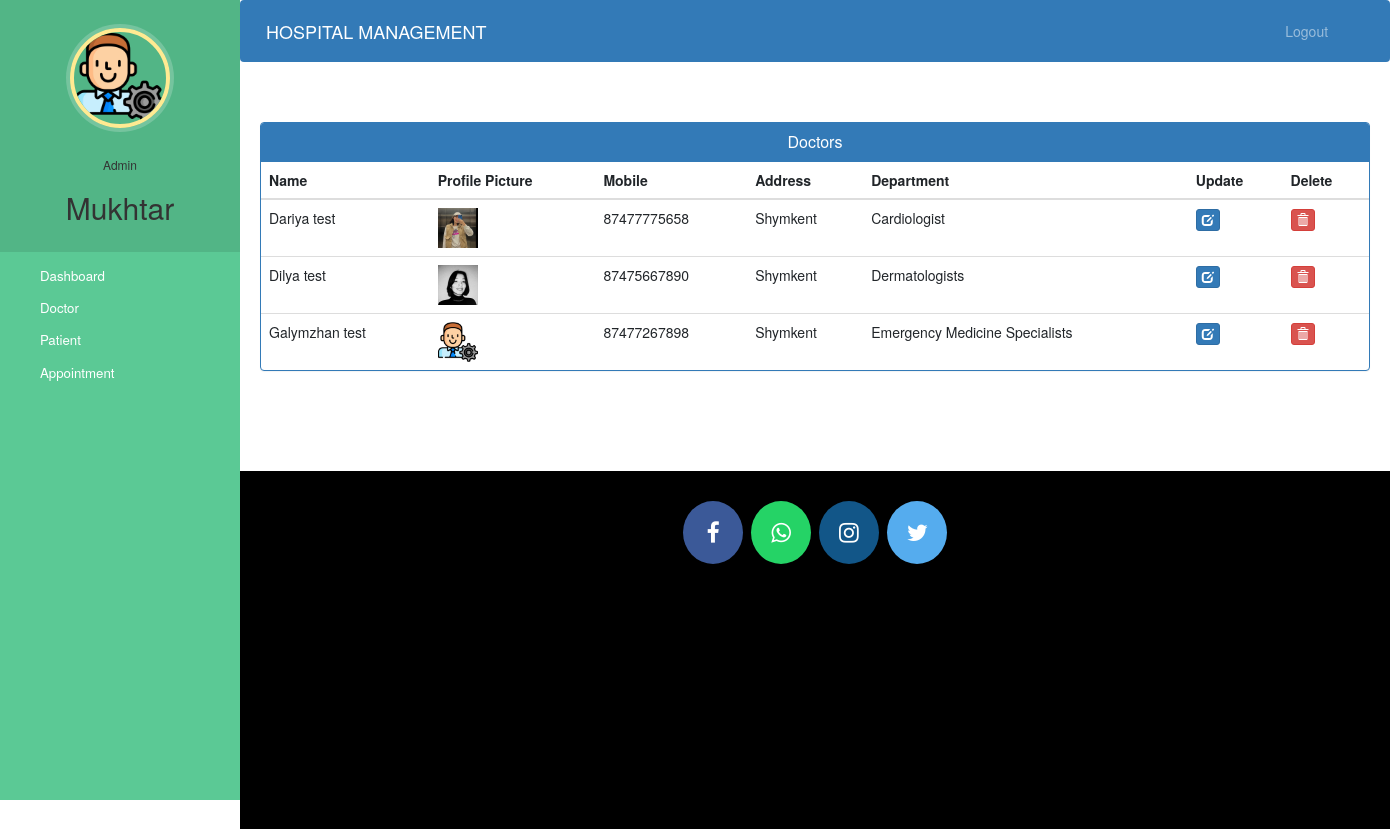
The app's page /admin-view-doctor (signed in) with its own data.
### hospital/models.py (models this page shows, shortened)
class Doctor(models.Model):
    user=models.OneToOneField(User,on_delete=models.CASCADE)
    profile_pic= models.ImageField(upload_to='profile_pic/DoctorProfilePic/',null=True,blank=True)
    address = models.CharField(max_length=40)
    mobile = models.CharField(max_length=20,null=True)
    department= models.CharField(max_length=50,choices=departments,default='Cardiologist')
    status=models.BooleanField(default=False)
    @property
    def get_name(self):
        return self.user.first_name+" "+self.user.last_name

### hospital/views.py (the view)
# urls.py: path('admin-view-doctor', views.admin_view_doctor_view,name='admin-view-doctor'),
@login_required(login_url='adminlogin')
@user_passes_test(is_admin)
def admin_view_doctor_view(request):
    doctors=models.Doctor.objects.all().filter(status=True)
    return render(request,'hospital/admin_view_doctor.html',{'doctors':doctors})

### hospital/views.py (called while the page is built)
def is_admin(user):
    return user.groups.filter(name='ADMIN').exists()

### templates/hospital/admin_view_doctor.html (shortened to what this page needs)
{% extends 'hospital/admin_base.html' %}
{% block content %}
{%load static%}
<head>
  <link href="//netdna.bootstrapcdn.com/bootstrap/3.0.0/css/bootstrap.min.css" rel="stylesheet" id="bootstrap-css">
</head>
<div class="container">
  <div class="panel panel-primary">
    <div class="panel-heading">
      <h6 class="panel-title">Doctors</h6>
    </div>
    <table class="table table-hover" id="dev-table">
      <thead>
        <tr>
          <th>Name</th>
          <th>Profile Picture</th>
          <th>Mobile</th>
          <th>Address</th>
          <th>Department</th>
          <th>Update</th>
          <th>Delete</th>
        </tr>
      </thead>
      {% for d in doctors %}
      <tr>
        <td> {{d.get_name}}</td>
        <td> <img src="{% static d.profile_pic.url %}" alt="Profile Pic" height="40px" width="40px" /></td>
        <td>{{d.mobile}}</td>
        <td>{{d.address}}</td>
        <td>{{d.department}}</td>
        <td><a class="btn btn-primary btn-xs" href="{% url 'update-doctor' d.id  %}"><span class="glyphicon glyphicon-edit"></span></a></td>
        <td><a class="btn btn-danger btn-xs" href="{% url 'delete-doctor-from-hospital' d.id  %}"><span class="glyphicon glyphicon-trash"></span></a></td>
      </tr>
      {% endfor %}
    </table>
  </div>
</div>
{% endblock content %}

### templates/hospital/admin_base.html (shortened to what this page needs)
<!DOCTYPE html>
{% load static %}
<html lang="en">
<head>
  <link rel="stylesheet" href="https://stackpath.bootstrapcdn.com/bootstrap/4.3.1/css/bootstrap.min.css">
  <link rel="stylesheet" href="https://maxcdn.bootstrapcdn.com/font-awesome/4.7.0/css/font-awesome.min.css">
  <link rel="stylesheet" href="{% static '/style.css' %}">
</head>
<body>
  <nav class="menu" tabindex="0">
    <header class="avatar">
      <img src="{% static "images/adminpropic.png" %}" />
      <br><br>
      <h6>Admin</h6>
      <h2>{{request.user.first_name}}</h2>
    </header>
    <ul>
      <li tabindex="0" class="icon-dashboard"> <a style="color:white; text-decoration:none;" href="/admin-dashboard"><span>Dashboard</span></a> </li>
      <li tabindex="0" class="icon-customers"> <a style="color:white; text-decoration:none;" href="/admin-doctor"><span>Doctor</span></a></li>
      <li tabindex="0" class="icon-users"> <a style="color:white; text-decoration:none;" href="/admin-patient"><span>Patient</span></a></li>
      <li tabindex="0" class="icon-calendar"> <a style="color:white; text-decoration:none;" href="/admin-appointment"><span>Appointment</span></a></li>
    </ul>
  </nav>
  <main>
    <div class="bs-example">
      <nav class="navbar navbar-expand-md  navbar-dark fixed-top" style="background:#337AB7;">
        <a href="/admin-dashboard" class="navbar-brand">HOSPITAL MANAGEMENT</a>
        <div class="collapse navbar-collapse justify-content-between" id="navbarCollapse">
          <div class="navbar-nav" style=" margin-left: 90%;">
            <a href="/logout" class="nav-item nav-link">Logout</a>
          </div>
        </div>
      </nav>
    </div>
    <br><br>
    {% block content %}
    {% endblock content %}
    <br><br><br><br>
    <footer>
      <p>
        <a id="ftr" href="https://facebook.com/sumit.luv/" class="fa fa-facebook"></a>
        <a id="ftr" href="https://api.whatsapp.com/send?phone=919572181024&text=Hello%20Sumit.%0d%0aHow%20are%20you%20%3f%0d%0aI%20came%20from%20your%20website.&source=&data=#" class="fa fa-whatsapp"></a>
        <a id="ftr" href="https://instagram.com/sumit.luv" class="fa fa-instagram"></a>
        <a id="ftr" href="https://twitter.com/sumitkumar1503" class="fa fa-twitter"></a>
      </p>
      <br>
      <div class="container">
        <div class="row">
          <div class="col-md-12 col-sm-12">
            <div style="color:#ffffff;" class="wow fadeInUp footer-copyright">
              <p><br>
                </p>
            </div>
          </div>
        </div>
      </div>
    </footer>
  </main>
</body>
</html>

### static/style.css (style rules this page uses)
body { padding-left: 240px; }
main { position: relative; height: 100vh; }
.menu { background: #5bc995; height: 100vh; width: 240px; position: fixed; top: 0px; left: 0; z-index: 5; outline: none; }
.menu .avatar { background: rgba(0, 0, 0, 0.1); padding: 2em 0.5em; text-align: center; }
.menu .avatar img { width: 100px; border-radius: 50%; overflow: hidden; border: 4px solid #ffea92; box-shadow: 0 0 0 4px rgba(255, 255, 255, 0.2); }
.menu .avatar h2 { font-weight: normal; margin-bottom: 0; }
.menu ul { list-style: none; padding: 0.5em 0; margin: 0; }
.menu ul li { padding: 0.5em 1em 0.5em 3em; font-size: 0.95em; font-weight: regular; background-repeat: no-repeat; background-position: left 15px center; background-size: auto 20px; transition: all 0.15s linear; cursor: pointer; }
.menu ul li.icon-dashboard { background-image: url("http://www.entypo.com/images//gauge.svg"); }
.menu ul li.icon-customers { background-image: url("http://www.entypo.com/images//briefcase.svg"); }
.menu ul li.icon-users { background-image: url("http://www.entypo.com/images//users.svg"); }
.menu ul li.icon-calendar { background-image: url("http://www.entypo.com/images//calendar.svg"); }

### templates/hospital/admin_base.html (style rules this page uses)
a:link { text-decoration: none; }
a { color: white; }
footer { padding: 0px 0px 0px 0px; background-color: black; margin: 0px; }
#ftr { padding: 20px; }
.fa { font-size: 23px; width: 60px; text-align: center; text-decoration: none; margin: 5px 2px; border-radius: 50%; }
.fa-facebook { background: #3B5998; color: white; margin-top: 30px; }
.fa-whatsapp { background: #25d366; color: white; }
.fa-twitter { background: #55ACEE; color: white; }
.fa-instagram { background: #125688; color: white; }
p { text-align: center; }
body { padding-left: 240px; }
main { position: relative; height: 100vh; }
.menu { background: #5bc995; height: 100vh; width: 240px; position: fixed; top: 0px; left: 0; z-index: 5; outline: none; }
.menu .avatar { background: rgba(0, 0, 0, 0.1); padding: 2em 0.5em; text-align: center; }
.menu .avatar img { width: 100px; border-radius: 50%; overflow: hidden; border: 4px solid #ffea92; box-shadow: 0 0 0 4px rgba(255, 255, 255, 0.2); }
.menu .avatar h2 { font-weight: normal; margin-bottom: 0; }
.menu ul { list-style: none; padding: 0.5em 0; margin: 0; }
.menu ul li { padding: 0.5em 1em 0.5em 3em; font-size: 0.95em; font-weight: regular; background-repeat: no-repeat; background-position: left 15px center; background-size: auto 20px; transition: all 0.15s linear; cursor: pointer; }
.menu ul li.icon-dashboard { background-image: url("http://www.entypo.com/images//gauge.svg"); }
.menu ul li.icon-customers { background-image: url("http://www.entypo.com/images//briefcase.svg"); }
.menu ul li.icon-users { background-image: url("http://www.entypo.com/images//users.svg"); }
.menu ul li.icon-calendar { background-image: url("http://www.entypo.com/images//calendar.svg"); }

### templates/hospital/admin_view_doctor.html (style rules this page uses)
a:link { text-decoration: none; }
h6 { text-align: center; }
.row { margin: 100px; }

### records on screen
Doctor: get_name "Dariya test", profile_pic (picture), mobile "87477775658", address "Shymkent", department "Cardiologist"
Doctor: get_name "Dilya test", profile_pic (picture), mobile "87475667890", address "Shymkent", department "Dermatologists"
Doctor: get_name "Galymzhan test", profile_pic (picture), mobile "87477267898", address "Shymkent", department "Emergency Medicine Specialists"

### other values on screen
{{ request.user.first_name }} "Mukhtar"
